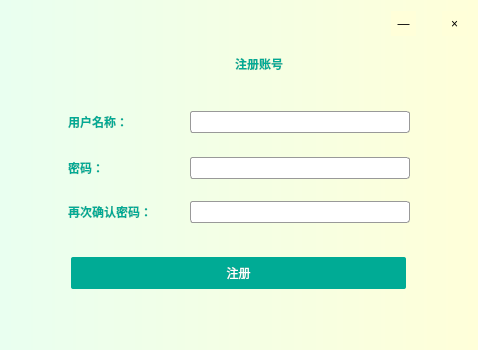
<?xml version="1.0" encoding="UTF-8"?>
<ui version="4.0">
 <class>regisWidget</class>
 <widget class="QWidget" name="regisWidget">
  <property name="geometry">
   <rect>
    <x>0</x>
    <y>0</y>
    <width>478</width>
    <height>350</height>
   </rect>
  </property>
  <property name="sizePolicy">
   <sizepolicy hsizetype="Fixed" vsizetype="Fixed">
    <horstretch>0</horstretch>
    <verstretch>0</verstretch>
   </sizepolicy>
  </property>
  <property name="minimumSize">
   <size>
    <width>478</width>
    <height>350</height>
   </size>
  </property>
  <property name="maximumSize">
   <size>
    <width>478</width>
    <height>350</height>
   </size>
  </property>
  <property name="windowTitle">
   <string>Form</string>
  </property>
  <property name="styleSheet">
   <string notr="true">QWidget{
background-color: qlineargradient(spread:pad, x1:0, y1:0, x2:1, y2:0, stop:0 rgba(233, 255, 240), stop:1 rgba(255, 255, 217));
}
QLabel{
background-color: rgba(255, 255, 255, 0);
}
</string>
  </property>
  <layout class="QVBoxLayout" name="verticalLayout">
   <property name="bottomMargin">
    <number>0</number>
   </property>
   <item>
    <layout class="QHBoxLayout" name="horizontalLayout_4">
     <property name="spacing">
      <number>6</number>
     </property>
     <property name="topMargin">
      <number>0</number>
     </property>
     <item>
      <spacer name="horizontalSpacer_3">
       <property name="orientation">
        <enum>Qt::Horizontal</enum>
       </property>
       <property name="sizeHint" stdset="0">
        <size>
         <width>16</width>
         <height>15</height>
        </size>
       </property>
      </spacer>
     </item>
     <item>
      <widget class="QPushButton" name="min_btn">
       <property name="sizePolicy">
        <sizepolicy hsizetype="Fixed" vsizetype="Fixed">
         <horstretch>0</horstretch>
         <verstretch>0</verstretch>
        </sizepolicy>
       </property>
       <property name="minimumSize">
        <size>
         <width>25</width>
         <height>25</height>
        </size>
       </property>
       <property name="maximumSize">
        <size>
         <width>25</width>
         <height>25</height>
        </size>
       </property>
       <property name="cursor">
        <cursorShape>PointingHandCursor</cursorShape>
       </property>
       <property name="styleSheet">
        <string notr="true">QPushButton{
background-color: rgb(255, 255, 217);
border:0;
}
QPushButton:hover{
color: rgb(0, 171, 149);
background-color: rgb(213, 213, 213);
}</string>
       </property>
       <property name="text">
        <string>—</string>
       </property>
      </widget>
     </item>
     <item>
      <spacer name="horizontalSpacer_8">
       <property name="orientation">
        <enum>Qt::Horizontal</enum>
       </property>
       <property name="sizeType">
        <enum>QSizePolicy::Fixed</enum>
       </property>
       <property name="sizeHint" stdset="0">
        <size>
         <width>20</width>
         <height>20</height>
        </size>
       </property>
      </spacer>
     </item>
     <item>
      <widget class="QPushButton" name="close_btn">
       <property name="sizePolicy">
        <sizepolicy hsizetype="Fixed" vsizetype="Fixed">
         <horstretch>0</horstretch>
         <verstretch>0</verstretch>
        </sizepolicy>
       </property>
       <property name="minimumSize">
        <size>
         <width>25</width>
         <height>25</height>
        </size>
       </property>
       <property name="maximumSize">
        <size>
         <width>25</width>
         <height>25</height>
        </size>
       </property>
       <property name="cursor">
        <cursorShape>PointingHandCursor</cursorShape>
       </property>
       <property name="styleSheet">
        <string notr="true">QPushButton{
background-color: rgb(255, 255, 217);
border:0;
}
QPushButton:hover{
color: rgb(0, 171, 149);
	background-color: rgb(213, 213, 213);
}
</string>
       </property>
       <property name="text">
        <string>×</string>
       </property>
      </widget>
     </item>
    </layout>
   </item>
   <item>
    <spacer name="verticalSpacer">
     <property name="orientation">
      <enum>Qt::Vertical</enum>
     </property>
     <property name="sizeType">
      <enum>QSizePolicy::Fixed</enum>
     </property>
     <property name="sizeHint" stdset="0">
      <size>
       <width>20</width>
       <height>5</height>
      </size>
     </property>
    </spacer>
   </item>
   <item>
    <layout class="QHBoxLayout" name="horizontalLayout">
     <item>
      <spacer name="horizontalSpacer">
       <property name="orientation">
        <enum>Qt::Horizontal</enum>
       </property>
       <property name="sizeHint" stdset="0">
        <size>
         <width>40</width>
         <height>20</height>
        </size>
       </property>
      </spacer>
     </item>
     <item>
      <widget class="QLabel" name="label_4">
       <property name="sizePolicy">
        <sizepolicy hsizetype="Fixed" vsizetype="Fixed">
         <horstretch>0</horstretch>
         <verstretch>0</verstretch>
        </sizepolicy>
       </property>
       <property name="minimumSize">
        <size>
         <width>33</width>
         <height>33</height>
        </size>
       </property>
       <property name="maximumSize">
        <size>
         <width>33</width>
         <height>33</height>
        </size>
       </property>
       <property name="styleSheet">
        <string notr="true">image: url(:/new/icon/resources/Angelica+.ico);</string>
       </property>
       <property name="text">
        <string/>
       </property>
      </widget>
     </item>
     <item>
      <widget class="QLabel" name="label_2">
       <property name="styleSheet">
        <string notr="true">font: 75 15pt &quot;微软雅黑&quot;;
color:rgb(0,171,149);
font-weight:bold;</string>
       </property>
       <property name="text">
        <string>注册账号</string>
       </property>
       <property name="alignment">
        <set>Qt::AlignCenter</set>
       </property>
      </widget>
     </item>
     <item>
      <spacer name="horizontalSpacer_2">
       <property name="orientation">
        <enum>Qt::Horizontal</enum>
       </property>
       <property name="sizeHint" stdset="0">
        <size>
         <width>40</width>
         <height>20</height>
        </size>
       </property>
      </spacer>
     </item>
    </layout>
   </item>
   <item>
    <spacer name="verticalSpacer_2">
     <property name="orientation">
      <enum>Qt::Vertical</enum>
     </property>
     <property name="sizeType">
      <enum>QSizePolicy::Fixed</enum>
     </property>
     <property name="sizeHint" stdset="0">
      <size>
       <width>21</width>
       <height>25</height>
      </size>
     </property>
    </spacer>
   </item>
   <item>
    <layout class="QHBoxLayout" name="horizontalLayout_6">
     <property name="spacing">
      <number>0</number>
     </property>
     <item>
      <spacer name="horizontalSpacer_9">
       <property name="orientation">
        <enum>Qt::Horizontal</enum>
       </property>
       <property name="sizeType">
        <enum>QSizePolicy::Fixed</enum>
       </property>
       <property name="sizeHint" stdset="0">
        <size>
         <width>55</width>
         <height>20</height>
        </size>
       </property>
      </spacer>
     </item>
     <item>
      <widget class="QLabel" name="label_7">
       <property name="sizePolicy">
        <sizepolicy hsizetype="Fixed" vsizetype="Fixed">
         <horstretch>0</horstretch>
         <verstretch>0</verstretch>
        </sizepolicy>
       </property>
       <property name="minimumSize">
        <size>
         <width>120</width>
         <height>0</height>
        </size>
       </property>
       <property name="maximumSize">
        <size>
         <width>120</width>
         <height>16777215</height>
        </size>
       </property>
       <property name="styleSheet">
        <string notr="true">font: 10pt &quot;微软雅黑&quot;;
color:rgb(0,171,149);
font-weight:bold;</string>
       </property>
       <property name="text">
        <string>用户名称：</string>
       </property>
      </widget>
     </item>
     <item>
      <widget class="QLineEdit" name="name">
       <property name="sizePolicy">
        <sizepolicy hsizetype="Fixed" vsizetype="Fixed">
         <horstretch>0</horstretch>
         <verstretch>0</verstretch>
        </sizepolicy>
       </property>
       <property name="minimumSize">
        <size>
         <width>220</width>
         <height>22</height>
        </size>
       </property>
       <property name="maximumSize">
        <size>
         <width>220</width>
         <height>22</height>
        </size>
       </property>
       <property name="styleSheet">
        <string notr="true">border:1px solid #999999;
border-radius:3px;
background-color: rgb(255, 255, 255);
font: 9pt &quot;微软雅黑&quot;;</string>
       </property>
       <property name="text">
        <string/>
       </property>
      </widget>
     </item>
     <item>
      <widget class="QLabel" name="label_8">
       <property name="sizePolicy">
        <sizepolicy hsizetype="Fixed" vsizetype="Fixed">
         <horstretch>0</horstretch>
         <verstretch>0</verstretch>
        </sizepolicy>
       </property>
       <property name="minimumSize">
        <size>
         <width>50</width>
         <height>20</height>
        </size>
       </property>
       <property name="maximumSize">
        <size>
         <width>50</width>
         <height>20</height>
        </size>
       </property>
       <property name="text">
        <string/>
       </property>
      </widget>
     </item>
    </layout>
   </item>
   <item>
    <spacer name="verticalSpacer_3">
     <property name="orientation">
      <enum>Qt::Vertical</enum>
     </property>
     <property name="sizeType">
      <enum>QSizePolicy::Fixed</enum>
     </property>
     <property name="sizeHint" stdset="0">
      <size>
       <width>20</width>
       <height>18</height>
      </size>
     </property>
    </spacer>
   </item>
   <item>
    <layout class="QHBoxLayout" name="horizontalLayout_3">
     <property name="spacing">
      <number>0</number>
     </property>
     <item>
      <spacer name="horizontalSpacer_5">
       <property name="orientation">
        <enum>Qt::Horizontal</enum>
       </property>
       <property name="sizeType">
        <enum>QSizePolicy::Fixed</enum>
       </property>
       <property name="sizeHint" stdset="0">
        <size>
         <width>55</width>
         <height>20</height>
        </size>
       </property>
      </spacer>
     </item>
     <item>
      <widget class="QLabel" name="label_3">
       <property name="sizePolicy">
        <sizepolicy hsizetype="Fixed" vsizetype="Fixed">
         <horstretch>0</horstretch>
         <verstretch>0</verstretch>
        </sizepolicy>
       </property>
       <property name="minimumSize">
        <size>
         <width>120</width>
         <height>0</height>
        </size>
       </property>
       <property name="maximumSize">
        <size>
         <width>120</width>
         <height>16777215</height>
        </size>
       </property>
       <property name="styleSheet">
        <string notr="true">font: 10pt &quot;微软雅黑&quot;;
color:rgb(0,171,149);
font-weight:bold;</string>
       </property>
       <property name="text">
        <string>密码：</string>
       </property>
      </widget>
     </item>
     <item>
      <widget class="QLineEdit" name="password">
       <property name="sizePolicy">
        <sizepolicy hsizetype="Fixed" vsizetype="Fixed">
         <horstretch>0</horstretch>
         <verstretch>0</verstretch>
        </sizepolicy>
       </property>
       <property name="minimumSize">
        <size>
         <width>220</width>
         <height>22</height>
        </size>
       </property>
       <property name="maximumSize">
        <size>
         <width>220</width>
         <height>22</height>
        </size>
       </property>
       <property name="styleSheet">
        <string notr="true">border:1px solid #999999;
border-radius:3px;
background-color: rgb(255, 255, 255);
font: 9pt &quot;微软雅黑&quot;;</string>
       </property>
       <property name="text">
        <string/>
       </property>
      </widget>
     </item>
     <item>
      <widget class="QLabel" name="label_5">
       <property name="sizePolicy">
        <sizepolicy hsizetype="Fixed" vsizetype="Fixed">
         <horstretch>0</horstretch>
         <verstretch>0</verstretch>
        </sizepolicy>
       </property>
       <property name="minimumSize">
        <size>
         <width>50</width>
         <height>20</height>
        </size>
       </property>
       <property name="maximumSize">
        <size>
         <width>50</width>
         <height>20</height>
        </size>
       </property>
       <property name="text">
        <string/>
       </property>
      </widget>
     </item>
    </layout>
   </item>
   <item>
    <spacer name="verticalSpacer_5">
     <property name="orientation">
      <enum>Qt::Vertical</enum>
     </property>
     <property name="sizeType">
      <enum>QSizePolicy::Fixed</enum>
     </property>
     <property name="sizeHint" stdset="0">
      <size>
       <width>20</width>
       <height>16</height>
      </size>
     </property>
    </spacer>
   </item>
   <item>
    <layout class="QHBoxLayout" name="horizontalLayout_2">
     <property name="spacing">
      <number>0</number>
     </property>
     <item>
      <spacer name="horizontalSpacer_4">
       <property name="orientation">
        <enum>Qt::Horizontal</enum>
       </property>
       <property name="sizeType">
        <enum>QSizePolicy::Fixed</enum>
       </property>
       <property name="sizeHint" stdset="0">
        <size>
         <width>55</width>
         <height>20</height>
        </size>
       </property>
      </spacer>
     </item>
     <item>
      <widget class="QLabel" name="label">
       <property name="sizePolicy">
        <sizepolicy hsizetype="Fixed" vsizetype="Fixed">
         <horstretch>0</horstretch>
         <verstretch>0</verstretch>
        </sizepolicy>
       </property>
       <property name="minimumSize">
        <size>
         <width>120</width>
         <height>0</height>
        </size>
       </property>
       <property name="maximumSize">
        <size>
         <width>120</width>
         <height>16777215</height>
        </size>
       </property>
       <property name="styleSheet">
        <string notr="true">font: 10pt &quot;微软雅黑&quot;;
color:rgb(0,171,149);
font-weight:bold;</string>
       </property>
       <property name="text">
        <string>再次确认密码：</string>
       </property>
      </widget>
     </item>
     <item>
      <widget class="QLineEdit" name="rePassword">
       <property name="minimumSize">
        <size>
         <width>220</width>
         <height>22</height>
        </size>
       </property>
       <property name="maximumSize">
        <size>
         <width>220</width>
         <height>22</height>
        </size>
       </property>
       <property name="styleSheet">
        <string notr="true">border:1px solid #999999;
border-radius:3px;
background-color: rgb(255, 255, 255);
font: 9pt &quot;微软雅黑&quot;;</string>
       </property>
       <property name="text">
        <string/>
       </property>
      </widget>
     </item>
     <item>
      <widget class="QLabel" name="label_6">
       <property name="sizePolicy">
        <sizepolicy hsizetype="Fixed" vsizetype="Fixed">
         <horstretch>0</horstretch>
         <verstretch>0</verstretch>
        </sizepolicy>
       </property>
       <property name="minimumSize">
        <size>
         <width>50</width>
         <height>20</height>
        </size>
       </property>
       <property name="maximumSize">
        <size>
         <width>50</width>
         <height>20</height>
        </size>
       </property>
       <property name="text">
        <string/>
       </property>
      </widget>
     </item>
    </layout>
   </item>
   <item>
    <spacer name="verticalSpacer_4">
     <property name="orientation">
      <enum>Qt::Vertical</enum>
     </property>
     <property name="sizeType">
      <enum>QSizePolicy::Fixed</enum>
     </property>
     <property name="sizeHint" stdset="0">
      <size>
       <width>20</width>
       <height>28</height>
      </size>
     </property>
    </spacer>
   </item>
   <item>
    <layout class="QHBoxLayout" name="horizontalLayout_5">
     <item>
      <spacer name="horizontalSpacer_7">
       <property name="orientation">
        <enum>Qt::Horizontal</enum>
       </property>
       <property name="sizeType">
        <enum>QSizePolicy::Preferred</enum>
       </property>
       <property name="sizeHint" stdset="0">
        <size>
         <width>40</width>
         <height>20</height>
        </size>
       </property>
      </spacer>
     </item>
     <item>
      <widget class="QPushButton" name="regis_btn">
       <property name="sizePolicy">
        <sizepolicy hsizetype="Fixed" vsizetype="Fixed">
         <horstretch>0</horstretch>
         <verstretch>0</verstretch>
        </sizepolicy>
       </property>
       <property name="minimumSize">
        <size>
         <width>335</width>
         <height>32</height>
        </size>
       </property>
       <property name="maximumSize">
        <size>
         <width>335</width>
         <height>32</height>
        </size>
       </property>
       <property name="cursor">
        <cursorShape>PointingHandCursor</cursorShape>
       </property>
       <property name="styleSheet">
        <string notr="true">QPushButton{
background-color:rgb(0,171,149);
border-radius:2px;
	color: rgb(255, 255, 255);
font: 12pt &quot;微软雅黑&quot;;
}</string>
       </property>
       <property name="text">
        <string>注册</string>
       </property>
      </widget>
     </item>
     <item>
      <spacer name="horizontalSpacer_6">
       <property name="orientation">
        <enum>Qt::Horizontal</enum>
       </property>
       <property name="sizeType">
        <enum>QSizePolicy::Preferred</enum>
       </property>
       <property name="sizeHint" stdset="0">
        <size>
         <width>41</width>
         <height>20</height>
        </size>
       </property>
      </spacer>
     </item>
    </layout>
   </item>
   <item>
    <spacer name="verticalSpacer_6">
     <property name="orientation">
      <enum>Qt::Vertical</enum>
     </property>
     <property name="sizeHint" stdset="0">
      <size>
       <width>20</width>
       <height>10</height>
      </size>
     </property>
    </spacer>
   </item>
  </layout>
 </widget>
 <resources/>
 <connections/>
</ui>
